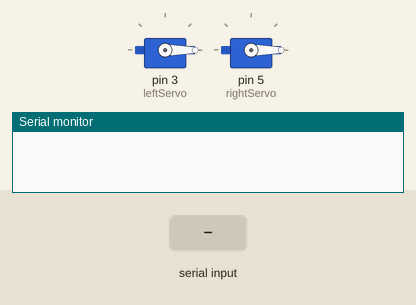
A sketch run on a simulated Arduino Uno, built with avr-gcc and run on an emulated ATmega328P. Parts: 2 × servo, the last lines printed to the serial monitor. The test bench sets the inputs (shaded band).

Above: at 1.2 s.
1.3 s: "atras" received over Serial
At 2.7 s:
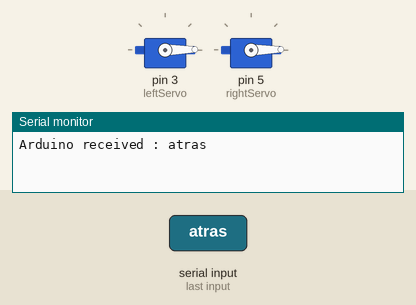
3.0 s: "adelante" received over Serial
At 4.1 s:
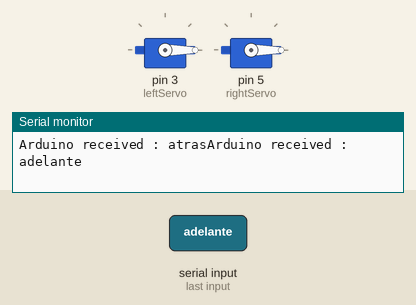
Timing chart, 0 to 6.0 s (numbered marks = the images above; inputs shaded):
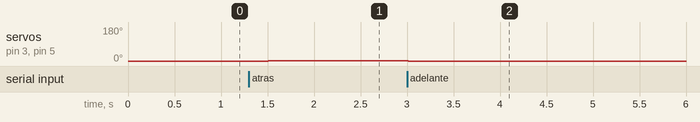

Measured:
- after the input at 1.3 s, servo on pin 3 (leftServo), servo on pin 5 (rightServo): 0° → 1° after 0.21 s
- after the input at 3.0 s, servo on pin 3 (leftServo), servo on pin 5 (rightServo): 1° → 0° at once

The sketch:

inversekinematic.ino
```cpp
#include <Servo.h>

String nom = "Arduino";
String msg;
const float pi = 3.14159;
float izq;
float der;
float L1;
float L2;
float n;
float m;
float phi1;
float phi2;
float beta1;
float beta2;
float tita1;
float tita2;
float R1;
float R2;

Servo leftServo;
Servo rightServo;

void setup() {
  //medida de los brazos del arduino
  L1 = 4;
  L2 = 4;
  n = 3;
  m = 6;

  Serial.begin(9600);

  leftServo.attach(3);
  rightServo.attach(5);

  inverseKinematic(0,6.6);
  leftServo.write(phi2);
  rightServo.write(phi1);
}

void loop() {
  readSerialPort();
  if (msg != "") {
    sendData();
  //} else {
  //  inverseKinematic(0,4.6);
  }

  leftServo.write(phi2);
  rightServo.write(phi1);
  delay(500);
}

void readSerialPort() {
  msg = "";
  if (Serial.available()) {
      //delay(5);
      while (Serial.available() > 0) {
          msg += (char)Serial.read();
      }
      Serial.flush();
  }
}

void sendData() {
  //Desplazamos adelante
  if (msg == "adelante"){
    Serial.print((String)nom + " received : " + msg);
    inverseKinematic(0,6.6);
    delay(5);
  }

  //Desplazamos atras
  if (msg == "atras" or msg == "atrás"){
    Serial.print((String)nom + " received : " + msg);
    inverseKinematic(0,2.6);
    delay(5);
  }

  // Desplazamos izquierda
  if (msg == "izquierda") {
    Serial.print((String)nom + "received : " + msg);
    inverseKinematic(-2,6.6);
    delay(5);
  }

  // Desplazamos derecha
  if (msg == "derecha") {
    Serial.print((String)nom + "received : " + msg);
    inverseKinematic(2,6.6);
    delay(5);
  }

  // Alto
  if (msg == "alto") {
    Serial.print((String)nom + "received : " + msg);
    inverseKinematic(0,4.6);
    delay(5);
  }

}


void inverseKinematic(int x, int y){
  R1 = sqrt(pow(n-x,2) + pow(y,2));
  R2 = sqrt(pow(n+x,2) + pow(y,2));

  //derecha
  phi1 = acos((pow(L1,2) + pow(R1,2) - pow(L2,2)) / (2*L1*R1));
  beta1 = acos((pow(m,2) + pow(R1,2) - pow(R2,2)) / (2*m*R1));
  tita1 = phi1 + beta1;
  tita1 = tita1*(180/pi);

  //izquierda
  phi2 = acos((pow(L1,2) + pow(R2,2) - pow(L2,2)) / (2*L1*R2));
  beta2 = acos((pow(m,2) + pow(R2,2) - pow(R1,2)) / (2*m*R2));
  tita2 = phi2 + beta2;
  tita2 = tita2*(180/pi);
}
```
